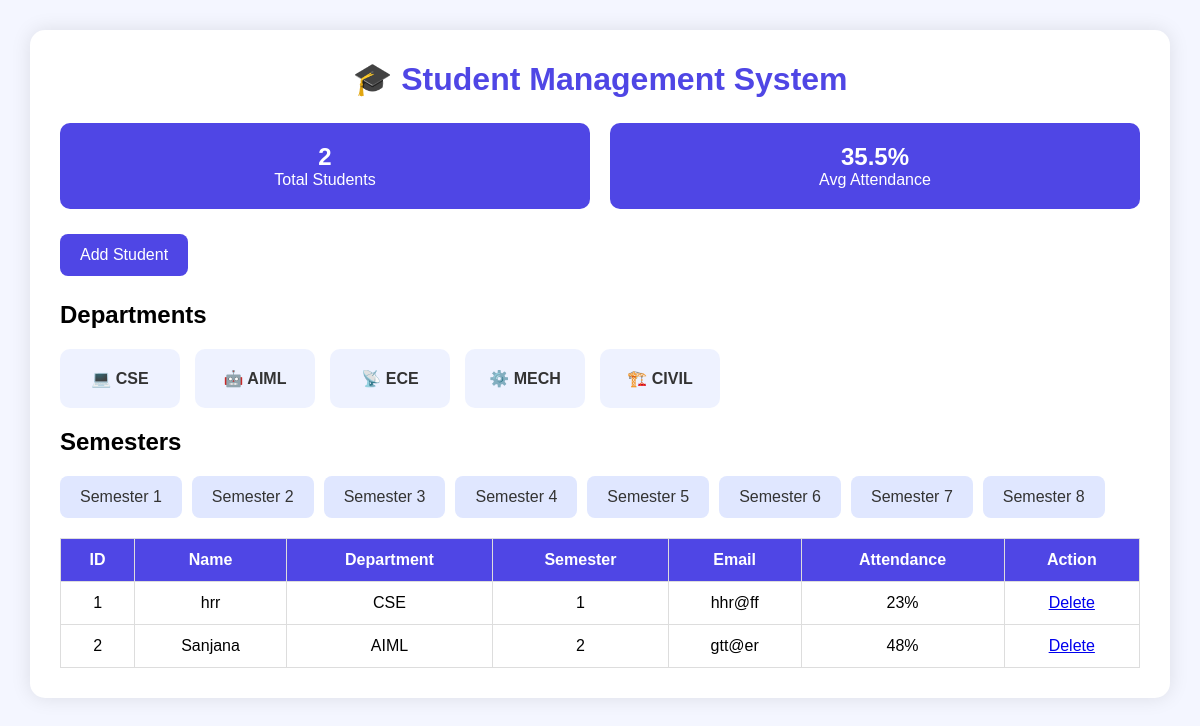
The page / on the database its author committed.
### tables this page shows
CREATE TABLE students(
        id INTEGER PRIMARY KEY AUTOINCREMENT,
        name TEXT,
        department TEXT,
        semester TEXT,
        email TEXT,
        attendance INTEGER
    );

### app.py (the view)
@app.route('/')
def home():
    department = request.args.get('department')
    semester = request.args.get('semester')
    conn = sqlite3.connect("students.db")
    cur = conn.cursor()
    query = "SELECT * FROM students WHERE 1=1"
    params = []
    if department:
        query += " AND department=?"
        params.append(department)
    if semester:
        query += " AND semester=?"
        params.append(semester)
    cur.execute(query, params)
    students = cur.fetchall()
    cur.execute("SELECT COUNT(*) FROM students")
    total_students = cur.fetchone()[0]
    cur.execute("SELECT AVG(attendance) FROM students")
    avg_attendance = cur.fetchone()[0]
    if avg_attendance is None:
        avg_attendance = 0
    conn.close()
    return render_template(
        "index.html",
        students=students,
        total_students=total_students,
        avg_attendance=round(avg_attendance, 1)
    )

### templates/index.html (shortened to what this page needs)
<!DOCTYPE html>
<html>
<head>
<link rel="stylesheet"
href="{{ url_for('static', filename='style.css') }}">
</head>
<body>
<div class="container">
<h1>🎓 Student Management System</h1>
<div class="dashboard">
<div class="dash-card">
<h2>{{ total_students }}</h2>
<p>Total Students</p>
</div>
<div class="dash-card">
<h2>{{ avg_attendance }}%</h2>
<p>Avg Attendance</p>
</div>
</div>
<a href="/add" class="btn">
Add Student
</a>
<h2>Departments</h2>
<div class="departments">
<a href="/?department=CSE" class="dept-card">
💻 CSE
</a>
<a href="/?department=AIML" class="dept-card">
🤖 AIML
</a>
<a href="/?department=ECE" class="dept-card">
📡 ECE
</a>
<a href="/?department=MECH" class="dept-card">
⚙️ MECH
</a>
<a href="/?department=CIVIL" class="dept-card">
🏗️ CIVIL
</a>
</div>
<h2>Semesters</h2>
<div class="semesters">
{% for i in range(1,9) %}
<a href="/?semester={{i}}" class="sem-card">
Semester {{i}}
</a>
{% endfor %}
</div>
<table>
<tr>
<th>ID</th>
<th>Name</th>
<th>Department</th>
<th>Semester</th>
<th>Email</th>
<th>Attendance</th>
<th>Action</th>
</tr>
{% for student in students %}
<tr>
<td>{{ student[0] }}</td>
<td>{{ student[1] }}</td>
<td>{{ student[2] }}</td>
<td>{{ student[3] }}</td>
<td>{{ student[4] }}</td>
<td>{{ student[5] }}%</td>
<td>
<a href="/delete/{{ student[0] }}">
Delete
</a>
</td>
</tr>
{% endfor %}
</table>
</div>
</body>
</html>

### static/style.css (style rules this page uses)
* { margin:0; padding:0; box-sizing:border-box; font-family:Arial,sans-serif; }
body { background:#f4f6ff; padding:30px; }
.container { max-width:1200px; margin:auto; background:white; padding:30px; border-radius:15px; box-shadow:0 0 20px rgba(0,0,0,0.1); }
h1 { text-align:center; margin-bottom:25px; color:#4f46e5; }
.dashboard { display:flex; gap:20px; margin-bottom:25px; }
.dash-card { flex:1; background:#4f46e5; color:white; padding:20px; border-radius:10px; text-align:center; }
.btn { display:inline-block; margin-bottom:25px; padding:12px 20px; background:#4f46e5; color:white; text-decoration:none; border-radius:8px; }
.departments { display:flex; gap:15px; flex-wrap:wrap; margin:20px 0; }
.dept-card { text-decoration:none; background:#eef2ff; padding:20px; border-radius:10px; font-weight:bold; color:#333; min-width:120px; text-align:center; }
.semesters { display:flex; gap:10px; flex-wrap:wrap; margin:20px 0; }
.sem-card { text-decoration:none; padding:12px 20px; background:#e0e7ff; border-radius:8px; color:#333; }
table { width:100%; margin-top:20px; border-collapse:collapse; }
table,th,td { border:1px solid #ddd; }
th { background:#4f46e5; color:white; }
th,td { padding:12px; text-align:center; }

### rows shown on the page
students: id "1", name "hrr", department "CSE", semester "1", email "hhr@ff", attendance "23"
students: id "2", name "Sanjana", department "AIML", semester "2", email "gtt@er", attendance "48"

### other values the page prints
{{ total_students }} "2"
{{ avg_attendance }} "35.5"
{{ i }} "1" "2" "3" "4" "5" "6" "7" "8"
